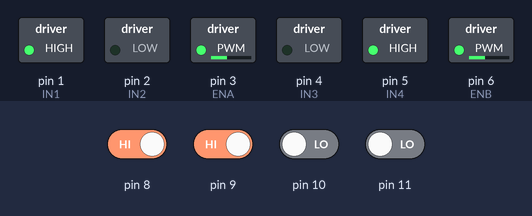
The sketch below on a simulated Arduino Uno, built with avr-gcc and run on an emulated ATmega328P. Parts: switched loads named in the sketch (green lamp = pin HIGH). The test bench sets the inputs (shaded band); at power-on: pin 8, pin 9 HIGH, pin 10, pin 11 LOW.

Above: at 1.2 s.
1.3 s: pin 8 driven LOW
At 2.0 s:
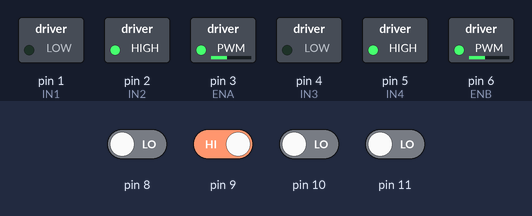
2.8 s: pin 8 driven HIGH
At 3.1 s:
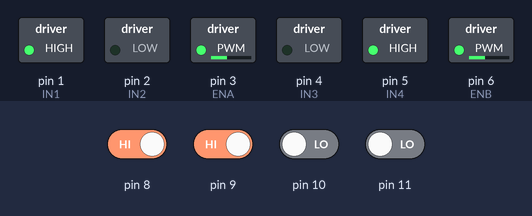
4.3 s: pin 9 driven LOW
At 5.4 s:
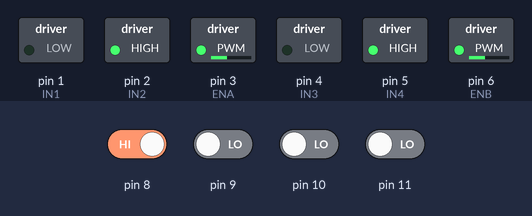
Timing chart, 0 to 7.3 s (numbered marks = the images above; inputs shaded):
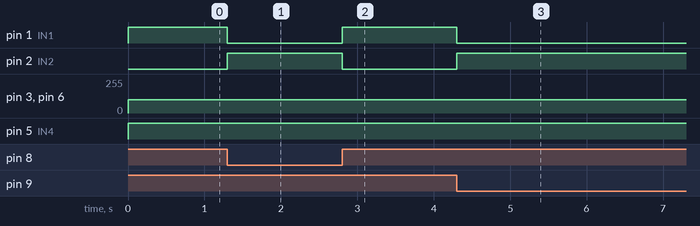

The sketch:

065-Arduino-Line-Following-Robot.ino
```cpp
/*Mert Arduino and Raspberry Pi - Line Following Robot*/

//Define Pins

int ENA = 3; //Enable Pin of the Right Motor (must be PWM)
int IN1 = 1; //Control Pin
int IN2 = 2;

int ENB = 6; //Enable Pin of the Left Motor (must be PWM)
int IN3 = 4;
int IN4 = 5;

//Speed of the Motors
#define ENASpeed 100
#define ENBSpeed 100

int Sensor1 = 0;
int Sensor2 = 0;
int Sensor3 = 0;
int Sensor4 = 0;

void setup() {

  pinMode(ENA, OUTPUT);
  pinMode(IN1, OUTPUT);
  pinMode(IN2, OUTPUT);

  pinMode(ENB, OUTPUT);
  pinMode(IN3, OUTPUT);
  pinMode(IN4, OUTPUT);

  pinMode(Sensor1, INPUT);
  pinMode(Sensor2, INPUT);
  pinMode(Sensor3, INPUT);
  pinMode(Sensor4, INPUT);

}

void loop(){

  //Use analogWrite to run motor at adjusted speed
  analogWrite(ENA, ENASpeed);
  analogWrite(ENB, ENBSpeed);

  //Read the Sensor if HIGH (BLACK Line) or LOW (WHITE Line)
  Sensor1 = digitalRead(8);
  Sensor2 = digitalRead(9);
  Sensor3 = digitalRead(10);
  Sensor4 = digitalRead(11);

  //Set conditions for FORWARD, LEFT and RIGHT

  if(Sensor4 == HIGH && Sensor3 == HIGH && Sensor2 == LOW && Sensor1 == LOW){

    //Turn LEFT
    //motor A Backward
    digitalWrite(IN1, LOW);
    digitalWrite(IN2, HIGH);

    //motor B Forward
    digitalWrite(IN3, HIGH);
    digitalWrite(IN4, LOW);
  }

  else if (Sensor4 == LOW && Sensor3 == LOW && Sensor2 == HIGH && Sensor1 == HIGH){

    //Turn RIGHT
    //motor A Forward
    digitalWrite(IN1, HIGH);
    digitalWrite(IN2, LOW);

    //motor B Backward
    digitalWrite(IN3, LOW);
    digitalWrite(IN4, HIGH);
  }

  else{

    //if(Sensor4 == LOW && Sensor3 == HIGH && Sensor2 == HIGH && Sensor1 == LOW

    //FORWARD
    digitalWrite(IN1, LOW);
    digitalWrite(IN2, HIGH);
    digitalWrite(IN3, LOW);
    digitalWrite(IN4, HIGH);
  }
}
```

Measured:
- after the input at 1.3 s, pin 1 (IN1): HIGH → LOW at once; pin 2 (IN2): LOW → HIGH at once
- after the input at 2.8 s, pin 1 (IN1): LOW → HIGH at once; pin 2 (IN2): HIGH → LOW at once
- after the input at 4.3 s, pin 1 (IN1): HIGH → LOW at once; pin 2 (IN2): LOW → HIGH at once
